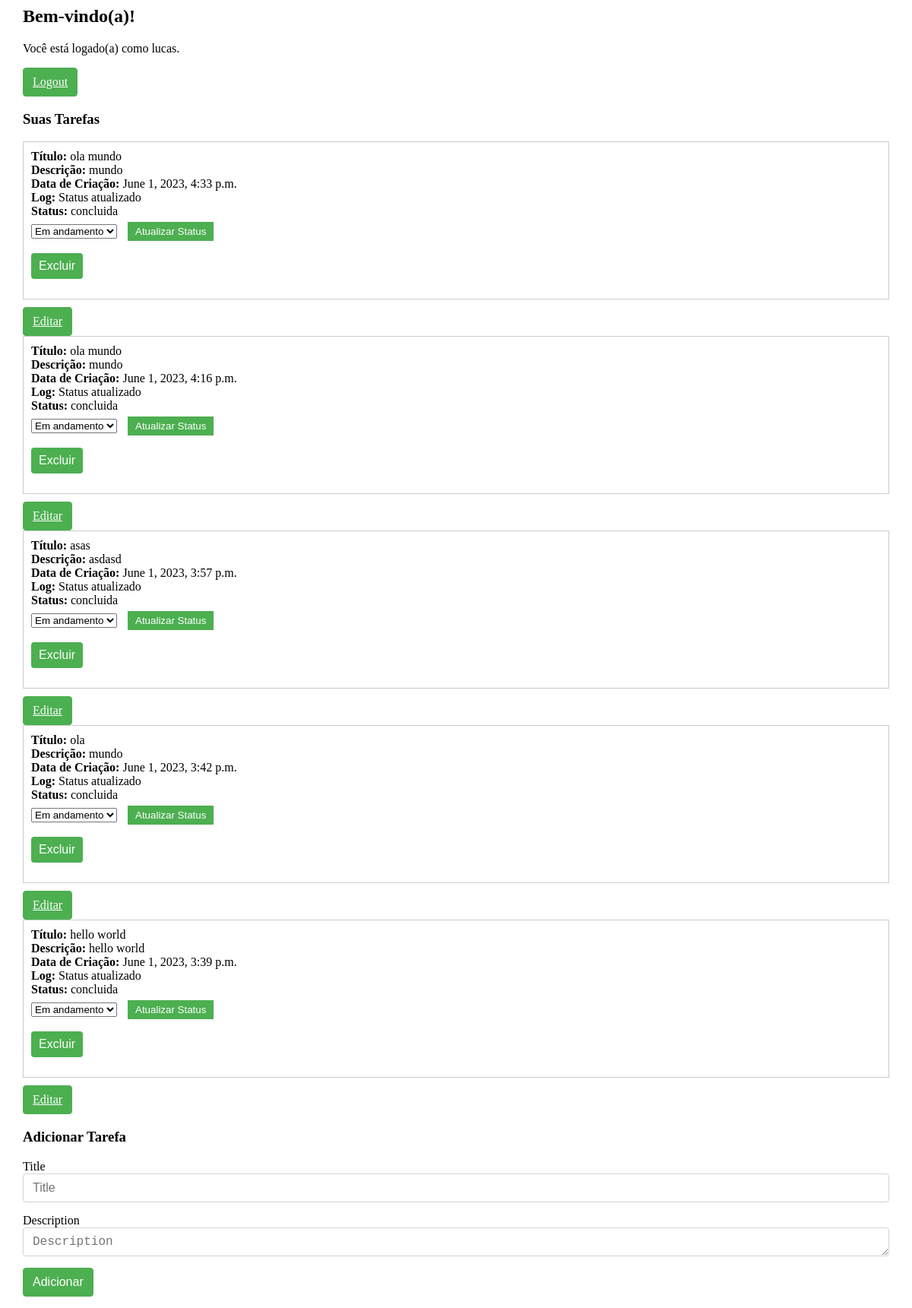
Page /list/ (signed in) on the earlier database version.
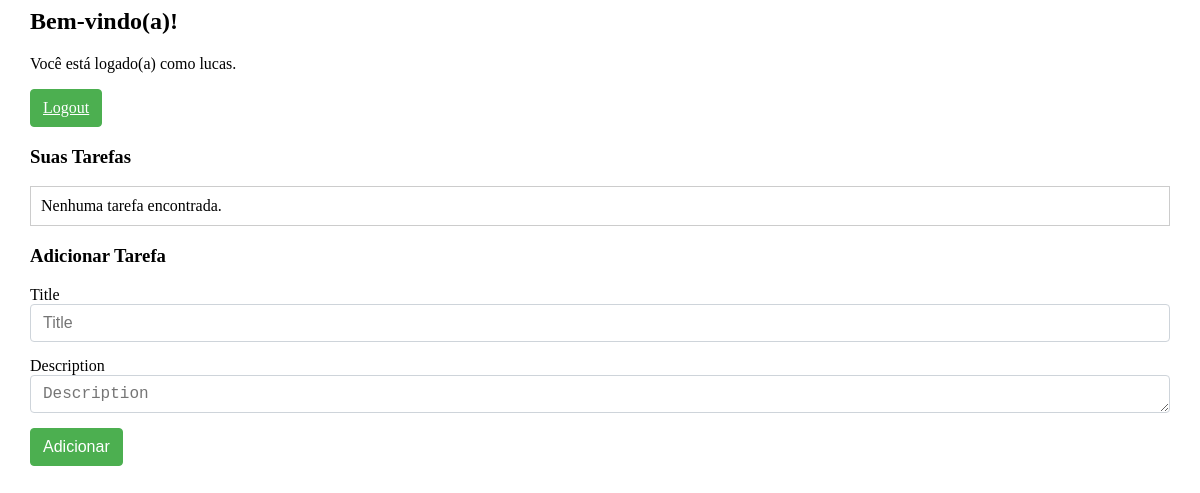
Same page on the later database version.
### list/models.py (models this page shows, shortened)
class Task(models.Model):
    STATUS_CHOICES = (
        ('IN_PROGRESS', 'Em andamento'),
        ('COMPLETED', 'Concluída'),
    )
    title = models.CharField(max_length=100)
    description = models.TextField()
    status = models.CharField(max_length=20, choices=STATUS_CHOICES, default='IN_PROGRESS')
    user = models.ForeignKey(User, on_delete=models.CASCADE)

class TaskLog(models.Model):
    task = models.OneToOneField(Task, on_delete=models.CASCADE)
    created_at = models.DateTimeField(auto_now_add=True)
    message = models.CharField(max_length=100, default='message')

### list/views.py (the view, shortened to what this page needs)
# urls.py: path('', views.home_view, name='home'),
@login_required
def home_view(request):
    user = request.user
    tasks = Task.objects.filter(user=user).order_by('-tasklog__created_at')
    form = TaskForm()
    context = {
        'user': user,
        'tasks': tasks,
        'form': form
    }
    return render(request, 'home.html', context)

### list/forms.py
class TaskForm(forms.ModelForm):
    class Meta:
        model = Task
        fields = ['title', 'description']

### list/templates/home.html (shortened to what this page needs)
{% load static %}
{% load bootstrap4 %}
{% block content %}
<link rel="stylesheet" type="text/css" href="{% static 'style.css' %}">
<div class="container">
  <h2 class="welcome">Bem-vindo(a)!</h2>
  <p>Você está logado(a) como {{ user.username }}.</p>
  <a href="{% url 'account_logout' %}" class="btn btn-danger">Logout</a>
  <h3 class="task-heading">Suas Tarefas</h3>
  <ul class="task-list">
    {% for task in tasks %}
      <li>
        <strong>Título:</strong> {{ task.title }}<br>
        <strong>Descrição:</strong> {{ task.description }}<br>
        <strong>Data de Criação:</strong> {{ task.tasklog.created_at }}<br>
        <strong>Log:</strong> {{ task.tasklog.message }}<br>
        <strong>Status:</strong> {{ task.get_status_display }}<br>
        <form method="POST" action="{% url 'list:update_status' task.id %}">
          <select name="status" class="status-select">
            <option value="IN_PROGRESS" {% if task.status == 'IN_PROGRESS' %}selected{% endif %}>Em andamento</option>
          </select>
          <button type="submit" class="update-button">Atualizar Status</button>
        </form>
        <form method="POST" action="{% url 'list:delete_task' task.id %}">
          <button type="submit" class="delete-button btn btn-danger">Excluir</button>
        </form>
      </li>
      <a href="{% url 'list:edit_task' task.id %}" class="btn btn-primary">Editar</a>
    {% empty %}
      <li>Nenhuma tarefa encontrada.</li>
    {% endfor %}
  </ul>
  <h3 class="add-task-heading">Adicionar Tarefa</h3>
  <form method="POST" action="{% url 'list:home' %}" class="form-group">
    {% bootstrap_form form %}
    <button type="submit" class="btn btn-primary">Adicionar</button>
  </form>
</div>
{% endblock %}

Differences in the rows shown:
removed Task: title "ola mundo", description "mundo", tasklog.created_at "June 1, 2023, 4:33 p.m.", tasklog.message "Status atualizado", status "concluida"
removed Task: title "ola mundo", description "mundo", tasklog.created_at "June 1, 2023, 4:16 p.m.", tasklog.message "Status atualizado", status "concluida"
removed Task: title "asas", description "asdasd", tasklog.created_at "June 1, 2023, 3:57 p.m.", tasklog.message "Status atualizado", status "concluida"
removed Task: title "ola", description "mundo", tasklog.created_at "June 1, 2023, 3:42 p.m.", tasklog.message "Status atualizado", status "concluida"
removed Task: title "hello world", description "hello world", tasklog.created_at "June 1, 2023, 3:39 p.m.", tasklog.message "Status atualizado", status "concluida"
Other differences:
text now shown: "Nenhuma tarefa encontrada."
